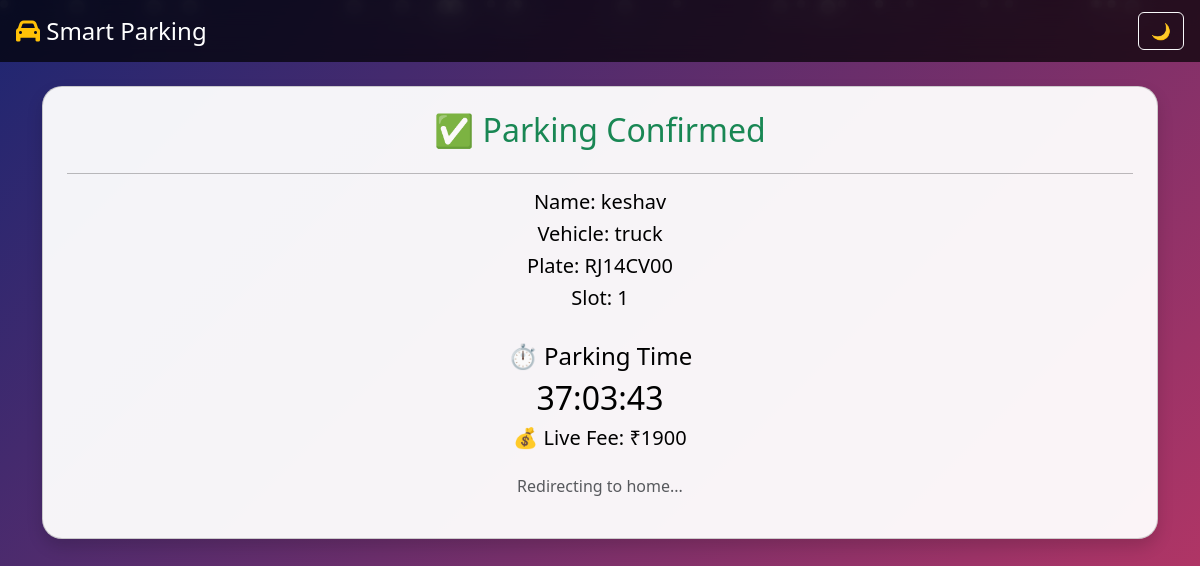
Screenshot of /dashboard/RJ14CV00 with the database file from the repository.
### tables this page shows
CREATE TABLE users (
            id INTEGER PRIMARY KEY AUTOINCREMENT,
            name TEXT,
            vehicle TEXT,
            plate TEXT UNIQUE,
            slot INTEGER,
            entry_time TEXT,
            exit_time TEXT,
            fee INTEGER,
            status TEXT
        );

### main.py (the view)
@app.route('/dashboard/<string:plate>')
def dashboard(plate):
    conn = sqlite3.connect('parking.db')
    cur = conn.cursor()
    cur.execute("SELECT * FROM users WHERE plate=?", (plate,))
    user = cur.fetchone()
    conn.close()
    if not user:
        return "Invalid plate or user not found"
    entry_time = datetime.fromisoformat(user[5])
    now = datetime.now()
    duration = now - entry_time
    total_minutes = int(duration.total_seconds() / 60)
    hours = total_minutes // 60
    minutes = total_minutes % 60
    time_display = f"{hours}h {minutes}m"
    rate = 20 if user[2] == "bike" else 50
    fee = max(1, ceil(total_minutes / 60)) * rate
    entry_time_str = entry_time.isoformat()
    return render_template(
        'dashboard.html',
        user=user,
        duration=time_display,
        fee=fee,
        entry_time=entry_time_str
    )

### templates/dashboard.html (shortened to what this page needs)
{% extends 'base.html' %}
{% block content %}
<div class="card p-4 text-center shadow">
    <h2 class="text-success">✅ Parking Confirmed</h2>
    <hr>
    <h5>Name: {{ user[1] }}</h5>
    <h5>Vehicle: {{ user[2] }}</h5>
    <h5>Plate: {{ user[3] }}</h5>
    <h5>Slot: {{ user[4] }}</h5>
    <div class="mt-4">
        <h4>⏱️ Parking Time</h4>
        <h2 id="timer">00:00:00</h2>
        <h5>💰 Live Fee: ₹<span id="fee">0</span></h5>
    </div>
    <p class="mt-3 text-muted">Redirecting to home...</p>
</div>
{% endblock %}

### templates/base.html (style rules this page uses)
body { background: linear-gradient(135deg, #1d2671, #c33764); color: white; min-height: 100vh; overflow-x: hidden; }
.card { border-radius: 20px; background: rgba(255,255,255,0.95); color: black; backdrop-filter: blur(12px); transition: 0.3s; }

### rows the page displays
users: name "keshav", vehicle "truck", plate "RJ14CV00", slot "1"
